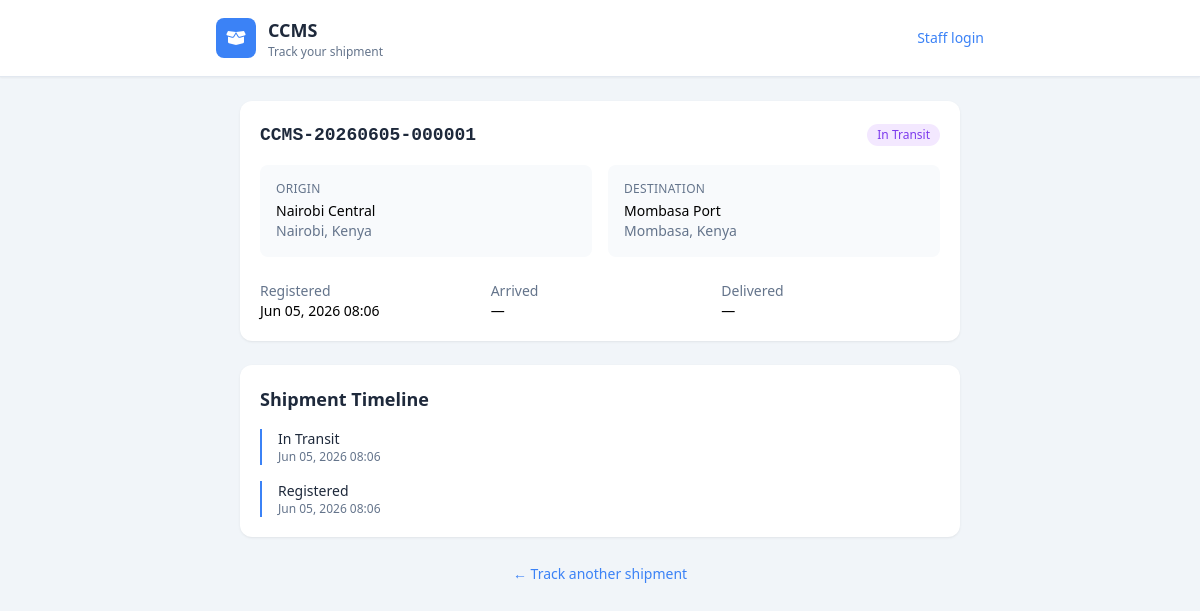
Before: /track/CCMS-20260605-000001/ with the older database file.
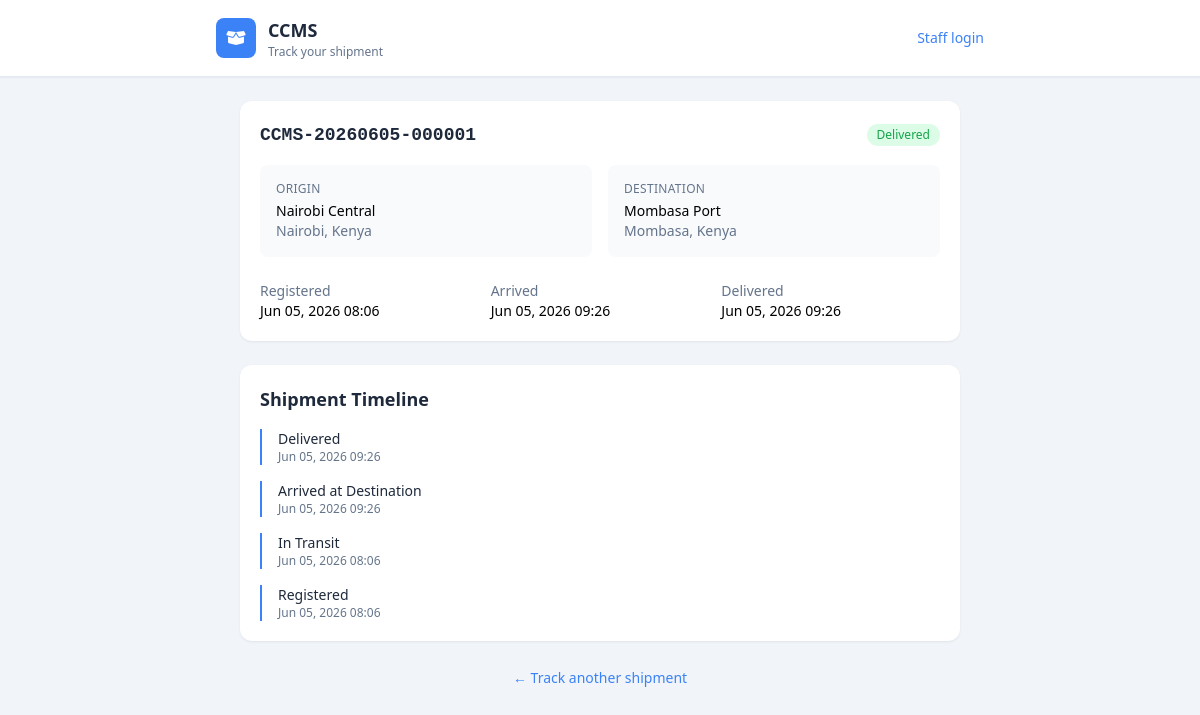
After: the same page with the newer database file.
### ccms_app/models.py (models this page shows, shortened)
class Package(models.Model):
    tracking_number = models.CharField(max_length=30, unique=True, editable=False)
    sender_full_name = models.CharField(max_length=255)
    sender_id_number = models.CharField(max_length=50)
    sender_phone = models.CharField(max_length=20)
    receiver_full_name = models.CharField(max_length=255)
    receiver_id_number = models.CharField(max_length=50)
    receiver_phone = models.CharField(max_length=20)
    package_type = models.CharField(max_length=20, choices=PackageType.choices)
    description = models.TextField(blank=True)
    quantity = models.PositiveIntegerField(default=1)
    weight = models.DecimalField(max_digits=10, decimal_places=2)
    origin_branch = models.ForeignKey(
        Branch,
        on_delete=models.PROTECT,
        related_name='outgoing_packages',
    )
    destination_branch = models.ForeignKey(
        Branch,
        on_delete=models.PROTECT,
        related_name='incoming_packages',
    )
    assigned_vehicle = models.ForeignKey(
        Vehicle,
        on_delete=models.SET_NULL,
        null=True,
        blank=True,
        related_name='shipments',
    )
    transport_fee = models.DecimalField(max_digits=12, decimal_places=2)
    status = models.CharField(
        max_length=30,
        choices=PackageStatus.choices,
        default=PackageStatus.REGISTERED,
    )
    registered_by = models.ForeignKey(
        settings.AUTH_USER_MODEL,
        on_delete=models.PROTECT,
        related_name='registered_packages',
    )
    registered_at = models.DateTimeField(auto_now_add=True)
    received_by = models.ForeignKey(
        settings.AUTH_USER_MODEL,
        on_delete=models.SET_NULL,
        null=True,
        blank=True,
        related_name='received_packages',
    )
    received_at_branch = models.ForeignKey(
        Branch,
        on_delete=models.SET_NULL,
        null=True,
        blank=True,
        related_name='received_packages',
    )
    arrived_at = models.DateTimeField(null=True, blank=True)
    delivered_by = models.ForeignKey(
        settings.AUTH_USER_MODEL,
        on_delete=models.SET_NULL,
        null=True,
        blank=True,
        related_name='delivered_packages',
    )
    delivered_at = models.DateTimeField(null=True, blank=True)
    delivery_receiver_id_number = models.CharField(max_length=50, blank=True)
    created_at = models.DateTimeField(auto_now_add=True)
    updated_at = models.DateTimeField(auto_now=True)
    class Meta:
        ordering = ['-registered_at']
    @property
    def status_label(self):
        return self.get_status_display()
    @property
    def status_css_class(self):
        mapping = {
            PackageStatus.REGISTERED: 'registered',
            PackageStatus.READY_FOR_DISPATCH: 'ready',
            PackageStatus.IN_TRANSIT: 'in-transit',
            PackageStatus.ARRIVED: 'arrived',
            PackageStatus.READY_FOR_PICKUP: 'ready',
            PackageStatus.DELIVERED: 'delivered',
            PackageStatus.CANCELLED: 'cancelled',
        }
        return mapping.get(self.status, 'registered')

class PackageStatusHistory(models.Model):
    package = models.ForeignKey(
        Package,
        on_delete=models.CASCADE,
        related_name='status_history',
    )
    status = models.CharField(max_length=30, choices=PackageStatus.choices)
    changed_by = models.ForeignKey(
        settings.AUTH_USER_MODEL,
        on_delete=models.SET_NULL,
        null=True,
        blank=True,
        related_name='package_status_changes',
    )
    changed_at = models.DateTimeField(default=timezone.now)
    notes = models.TextField(blank=True)
    class Meta:
        ordering = ['-changed_at']
        verbose_name_plural = 'package status histories'

class Branch(models.Model):
    name = models.CharField(max_length=255)
    code = models.CharField(max_length=20, unique=True)
    location = models.CharField(max_length=255)
    contact_number = models.CharField(max_length=20)
    is_active = models.BooleanField(default=True)
    created_at = models.DateTimeField(auto_now_add=True)
    updated_at = models.DateTimeField(auto_now=True)
    class Meta:
        ordering = ['name']
        verbose_name_plural = 'branches'

### ccms_app/views_operations.py (the view)
# urls.py: path('track/<str:tracking_number>/', views_operations.track_result, name='track_result'),
def track_result(request, tracking_number):
    package = get_package_by_tracking(tracking_number)
    history = []
    if package:
        history = package.status_history.select_related('changed_by').all()[:10]
    return render(request, 'ccms_app/track/result.html', {
        'package': package,
        'tracking_number': tracking_number,
        'history': history,
    })

### ccms_app/services.py (called while the page is built)
def get_package_by_tracking(tracking_number):
    if not tracking_number:
        return None
    return (
        Package.objects
        .select_related('origin_branch', 'destination_branch', 'registered_by')
        .filter(tracking_number__iexact=tracking_number.strip())
        .first()
    )

### templates/ccms_app/track/result.html (shortened to what this page needs)
{% extends "ccms_app/track/public_base.html" %}
{% load static %}
{% block content %}
{% if package %}
<div class="dashboard-card mb-6">
    <div class="mb-4 flex flex-col gap-2 sm:flex-row sm:items-center sm:justify-between">
        <p class="font-mono text-lg font-bold text-slate-800">{{ package.tracking_number }}</p>
        <span class="status-badge status-{{ package.status_css_class }}">{{ package.status_label }}</span>
    </div>
    <div class="grid grid-cols-1 gap-4 text-sm sm:grid-cols-2">
        <div class="rounded-lg bg-slate-50 p-4">
            <p class="text-xs uppercase tracking-wide text-slate-500">Origin</p>
            <p class="mt-1 font-medium">{{ package.origin_branch.name }}</p>
            <p class="text-slate-500">{{ package.origin_branch.location }}</p>
        </div>
        <div class="rounded-lg bg-slate-50 p-4">
            <p class="text-xs uppercase tracking-wide text-slate-500">Destination</p>
            <p class="mt-1 font-medium">{{ package.destination_branch.name }}</p>
            <p class="text-slate-500">{{ package.destination_branch.location }}</p>
        </div>
    </div>
    <dl class="mt-6 grid grid-cols-1 gap-3 text-sm sm:grid-cols-3">
        <div>
            <dt class="text-slate-500">Registered</dt>
            <dd class="font-medium">{{ package.registered_at|date:"M d, Y H:i" }}</dd>
        </div>
        <div>
            <dt class="text-slate-500">Arrived</dt>
            <dd class="font-medium">{{ package.arrived_at|date:"M d, Y H:i"|default:"—" }}</dd>
        </div>
        <div>
            <dt class="text-slate-500">Delivered</dt>
            <dd class="font-medium">{{ package.delivered_at|date:"M d, Y H:i"|default:"—" }}</dd>
        </div>
    </dl>
</div>
<div class="dashboard-card">
    <h2 class="mb-4 text-lg font-semibold text-slate-800">Shipment Timeline</h2>
    <ol class="space-y-4">
        {% for entry in history %}
        <li class="border-l-2 border-brand pl-4">
            <p class="text-sm font-medium text-slate-800">{{ entry.get_status_display }}</p>
            <p class="text-xs text-slate-500">{{ entry.changed_at|date:"M d, Y H:i" }}</p>
        </li>
        {% empty %}
        <li class="text-sm text-slate-400">No updates yet.</li>
        {% endfor %}
    </ol>
</div>
{% endif %}
<div class="mt-6 text-center">
    <a href="{% url 'ccms_app:track_shipment' %}" class="text-sm font-medium text-brand hover:text-brand-dark">
        &larr; Track another shipment
    </a>
</div>
{% endblock %}

Changed rows visible on the page:
changed Package "CCMS-20260605-000001": status "in_transit" → "delivered" (drawn); status_label "In Transit" → "Delivered"; arrived_at "—" → "Jun 05, 2026 09:26"; delivered_at "—" → "Jun 05, 2026 09:26"
added PackageStatusHistory: status "Delivered", changed_at "Jun 05, 2026 09:26"
added PackageStatusHistory: status "Arrived at Destination", changed_at "Jun 05, 2026 09:26"
